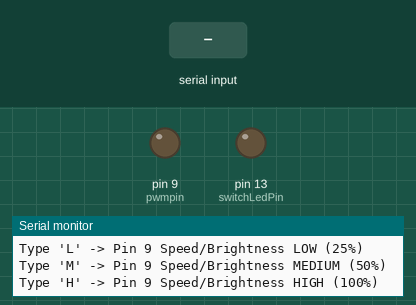
A sketch run on a simulated Arduino Uno, built with avr-gcc and run on an emulated ATmega328P. Shown: output pins drawn as LEDs (lit = HIGH), the last lines printed to the serial monitor. Inputs (shaded band) come from the test bench.

Above: at 1.3 s.
1.4 s: "1" received over Serial
At 2.0 s:
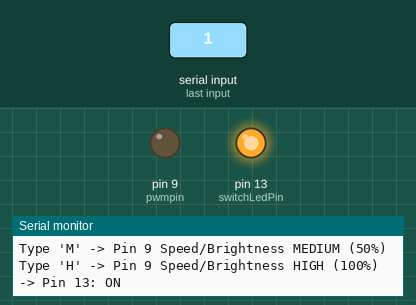
2.9 s: "L" received over Serial
At 4.1 s:
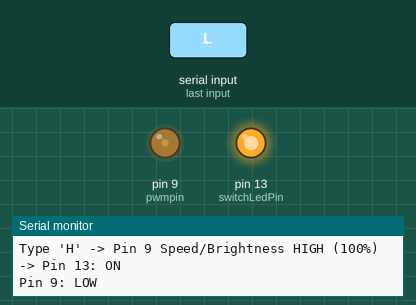
4.4 s: "0" received over Serial
At 5.4 s:
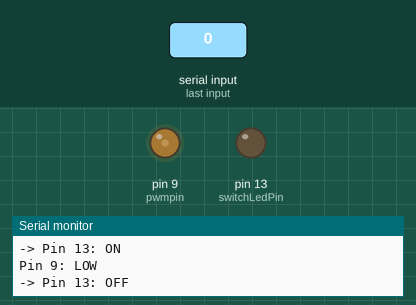
5.9 s: "M" received over Serial
At 6.6 s:
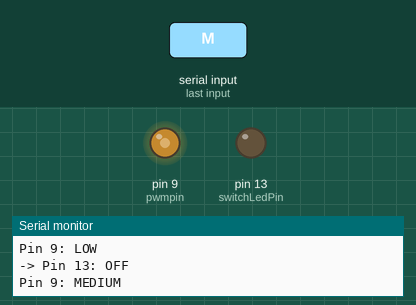
7.4 s: "h" received over Serial
At 7.7 s:
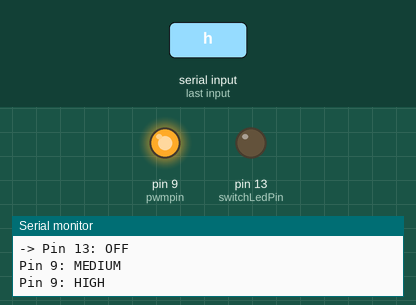
8.9 s: "l" received over Serial
At 10.1 s:
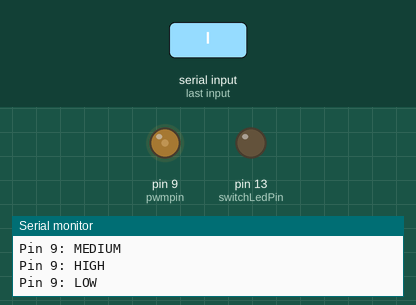
Timing chart, 0 to 11.4 s (numbered marks = the images above; inputs shaded):
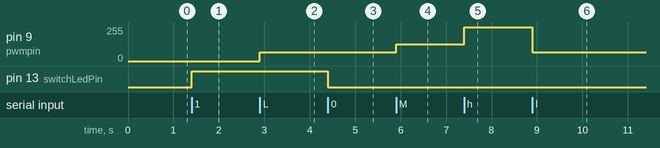

Measured:
- after the input at 1.4 s, pin 13 (switchLedPin): LOW → HIGH at once
- after the input at 2.9 s, pin 9 (pwmpin): 0/255 → 64/255 at once
- after the input at 4.4 s, pin 13 (switchLedPin): HIGH → LOW at once
- after the input at 5.9 s, pin 9 (pwmpin): 64/255 → 127/255 at once
- after the input at 7.4 s, pin 9 (pwmpin): 127/255 → 255/255 at once
- after the input at 8.9 s, pin 9 (pwmpin): 255/255 → 64/255 at once

The sketch:

serial.ino
```cpp
const int switchLedPin = 13;
const int pwmpin = 9;

void setup()
{
    pinMode(switchLedPin, OUTPUT);
    pinMode(pwmpin, OUTPUT);
    Serial.begin(9600);

    Serial.println("==Arduino Keyboard Controller==");
    Serial.println("Type '1' -> Pin 13 LED ON");
    Serial.println("Type '0' -> Pin 13 LED OFF");
    Serial.println("Type 'L' -> Pin 9 Speed/Brightness LOW (25%)");
    Serial.println("Type 'M' -> Pin 9 Speed/Brightness MEDIUM (50%)");
    Serial.println("Type 'H' -> Pin 9 Speed/Brightness HIGH (100%)");
}
void loop()
{
    if (Serial.available()> 0)
    {
        char cmd = Serial.read();

        switch (cmd)
        {
            case '1':
            digitalWrite(switchLedPin, HIGH);
            Serial.println("-> Pin 13: ON");
            break;

            case '0':
            digitalWrite(switchLedPin, LOW);
            Serial.println("-> Pin 13: OFF");
            break;

            case 'L':
            case 'l':
            {
                analogWrite(pwmpin, 64);
                Serial.println("Pin 9: LOW");
            }
            break;

            case 'M':
            case 'm':
                analogWrite(pwmpin, 127);
                Serial.println("Pin 9: MEDIUM");
                break;
            case 'h':
            case 'H':
                analogWrite(pwmpin, 255);
                Serial.println("Pin 9: HIGH");
                break;
            default:
                Serial.print("Unknown command: ");
                Serial.println(cmd);
                break;
        }
    }

}
```
